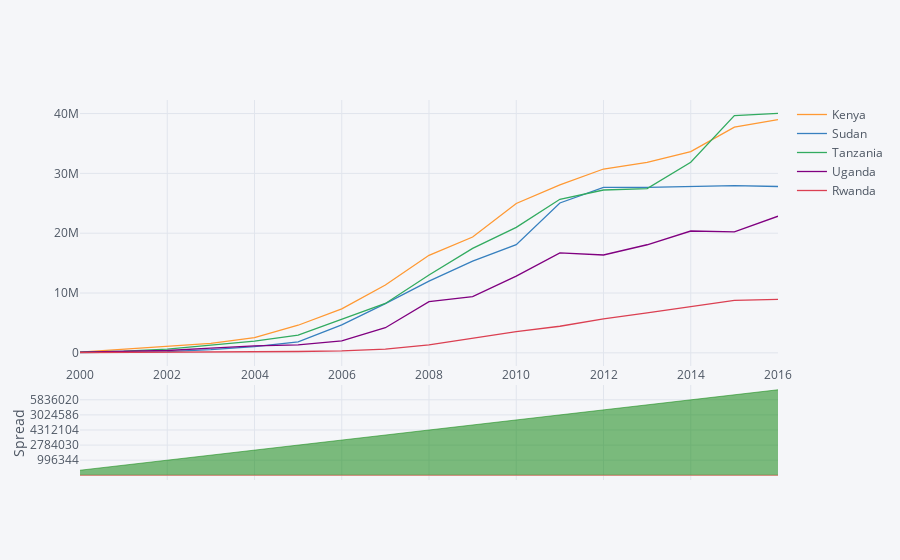

The notebook cell this image was saved under:
### Markdown cell above
## Spread type

### Code cell
df.iplot(kind='spread')

### Figure 1 — Plotly figure (JSON) as saved in the notebook; plotly's stock layout.template omitted (floating-point values rounded to 4 significant figures)
{"data": [{"line": {"color": "rgba(255, 153, 51, 1.0)", "dash": "solid", "width": 1.3}, "mode": "lines", "name": "Kenya", "text": "", "type": "scatter", "x": ["2000", "2001", "2002", "2003", "2004", "2005", "2006", "2007", "2008", "2009", "2010", "2011", "2012", "2013", "2014", "2015", "2016"], "y": [127404, 600000, 1187122, 1590785, 2546157, 4611970, 7340317, 11349412, 16303573, 19364559, 24968891, 28080771, 30731754, 31830003, 33632631, 37715944, 38982188]}, {"line": {"color": "rgba(55, 128, 191, 1.0)", "dash": "solid", "width": 1.3}, "mode": "lines", "name": "Sudan", "text": "", "type": "scatter", "x": ["2000", "2001", "2002", "2003", "2004", "2005", "2006", "2007", "2008", "2009", "2010", "2011", "2012", "2013", "2014", "2015", "2016"], "y": [23000, 103846, 190778, 527233, 1048558, 1827940, 4683127, 8218092, 11991469, 15339895, 18093231, 25056185, 27658595, 27657875, 27796611, 27938507, 27807293]}, {"line": {"color": "rgba(50, 171, 96, 1.0)", "dash": "solid", "width": 1.3}, "mode": "lines", "name": "Tanzania", "text": "", "type": "scatter", "x": ["2000", "2001", "2002", "2003", "2004", "2005", "2006", "2007", "2008", "2009", "2010", "2011", "2012", "2013", "2014", "2015", "2016"], "y": [110518, 275560, 606859, 1298000, 1942000, 2964000, 5609000, 8252000, 13006793, 17469486, 20983853, 25666455, 27219283, 27442823, 31862656, 39665600, 40044186]}, {"line": {"color": "rgba(128, 0, 128, 1.0)", "dash": "solid", "width": 1.3}, "mode": "lines", "name": "Uganda", "text": "", "type": "scatter", "x": ["2000", "2001", "2002", "2003", "2004", "2005", "2006", "2007", "2008", "2009", "2010", "2011", "2012", "2013", "2014", "2015", "2016"], "y": [126913, 283520, 393310, 776169, 1165035, 1315300, 2008818, 4195278, 8554864, 9383734, 12828264, 16696992, 16356387, 18068648, 20365941, 20220273, 22838486]}, {"line": {"color": "rgba(219, 64, 82, 1.0)", "dash": "solid", "width": 1.3}, "mode": "lines", "name": "Rwanda", "text": "", "type": "scatter", "x": ["2000", "2001", "2002", "2003", "2004", "2005", "2006", "2007", "2008", "2009", "2010", "2011", "2012", "2013", "2014", "2015", "2016"], "y": [39000, 65000, 82391, 130720, 137271, 222978, 314201, 635137, 1322637, 2429252, 3548761, 4446194, 5690751, 6689158, 7747019, 8759619, 8921533]}, {"connectgaps": false, "fill": "tozeroy", "line": {"color": "red", "dash": "solid", "width": 0.5}, "mode": "lines", "name": "Spread", "showlegend": false, "type": "scatter", "x": ["2000", "2001", "2002", "2003", "2004", "2005", "2006", "2007", "2008", "2009", "2010", "2011", "2012", "2013", "2014", "2015", "2016"], "xaxis": "x2", "y": ["", "", "", "", "", "", "", "", "", "", "", "", "", "", "", "", ""], "yaxis": "y2"}, {"connectgaps": false, "fill": "tozeroy", "line": {"color": "green", "dash": "solid", "width": 0.5}, "mode": "lines", "name": "Spread", "showlegend": false, "type": "scatter", "x": ["2000", "2001", "2002", "2003", "2004", "2005", "2006", "2007", "2008", "2009", "2010", "2011", "2012", "2013", "2014", "2015", "2016"], "xaxis": "x2", "y": [104404, 496154, 996344, 1063552, 1497599, 2784030, 2657190, 3131320, 4312104, 4024664, 6875660, 3024586, 3073159, 4172128, 5836020, 9777437, 11174895], "yaxis": "y2"}], "layout": {"hovermode": "x", "legend": {"bgcolor": "#F5F6F9", "font": {"color": "#4D5663"}}, "paper_bgcolor": "#F5F6F9", "plot_bgcolor": "#F5F6F9", "titlefont": {"color": "#4D5663"}, "xaxis1": {"gridcolor": "#E1E5ED", "showgrid": true, "tickfont": {"color": "#4D5663"}, "title": "", "titlefont": {"color": "#4D5663"}, "zerolinecolor": "#E1E5ED"}, "xaxis2": {"anchor": "y2", "gridcolor": "#E1E5ED", "showgrid": true, "showticklabels": false, "tickfont": {"color": "#4D5663"}, "title": "", "titlefont": {"color": "#4D5663"}, "zerolinecolor": "#E1E5ED"}, "yaxis1": {"domain": [0.3, 1], "gridcolor": "#E1E5ED", "showgrid": true, "tickfont": {"color": "#4D5663"}, "title": "", "titlefont": {"color": "#4D5663"}, "zerolinecolor": "#E1E5ED"}, "yaxis2": {"domain": [0, 0.25], "gridcolor": "#E1E5ED", "showgrid": true, "tickfont": {"color": "#4D5663"}, "title": "Spread", "titlefont": {"color": "#4D5663"}, "zerolinecolor": "#E1E5ED"}}}
